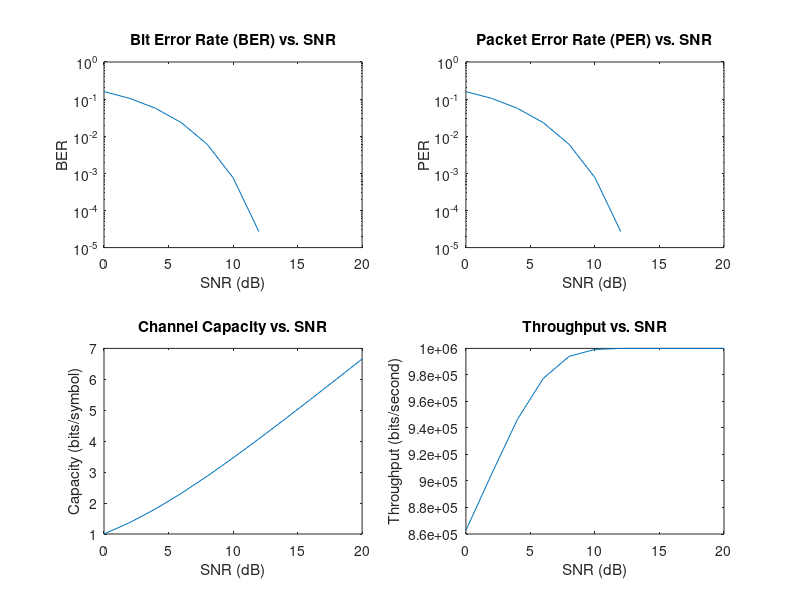

This chart was generated by the following MATLAB code:
% BER, PER, Channel Capacity, Throughput
clc, clearvars, close all;

% Parameters
SNRdB = 0:2:20; % Signal-to-Noise Ratio (in dB)
nBits = 1e6;    % Number of transmitted bits

% Initialize variables to store results
BER = zeros(size(SNRdB));
PER = zeros(size(SNRdB));
Capacity = zeros(size(SNRdB));
Throughput = zeros(size(SNRdB));

for i = 1:length(SNRdB)
    % Generate random bits to transmit
    txBits = randi([0, 1], 1, nBits);
    
    % Modulate the bits using BPSK
    txSymbols = 2 * txBits - 1; % BPSK modulation
    
    % Add AWGN to simulate the channel
    snr = 10^(SNRdB(i)/10); % Calculate SNR from dB
    noisePower = 1 / snr;
    noise = sqrt(noisePower) * randn(size(txSymbols));
    rxSymbols = txSymbols + noise;
    
    % Demodulate received symbols
    rxBits = rxSymbols > 0; % BPSK demodulation
    
    % Calculate BER and PER
    bitErrors = sum(rxBits ~= txBits);
    packetErrors = sum(rxBits(1:nBits) ~= txBits(1:nBits));
    BER(i) = bitErrors / nBits;
    PER(i) = packetErrors / nBits;
    
    % Calculate channel capacity (Shannon capacity formula)
    Capacity(i) = log2(1 + snr);
    
    % Calculate throughput (bits per second)
    Throughput(i) = nBits / (1 + PER(i));
end

% Plot results
figure;
subplot(2, 2, 1);
semilogy(SNRdB, BER);
title('Bit Error Rate (BER) vs. SNR');
xlabel('SNR (dB)');
ylabel('BER');

subplot(2, 2, 2);
semilogy(SNRdB, PER);
title('Packet Error Rate (PER) vs. SNR');
xlabel('SNR (dB)');
ylabel('PER');

subplot(2, 2, 3);
plot(SNRdB, Capacity);
title('Channel Capacity vs. SNR');
xlabel('SNR (dB)');
ylabel('Capacity (bits/symbol)');

subplot(2, 2, 4);
plot(SNRdB, Throughput);
title('Throughput vs. SNR');
xlabel('SNR (dB)');
ylabel('Throughput (bits/second)');